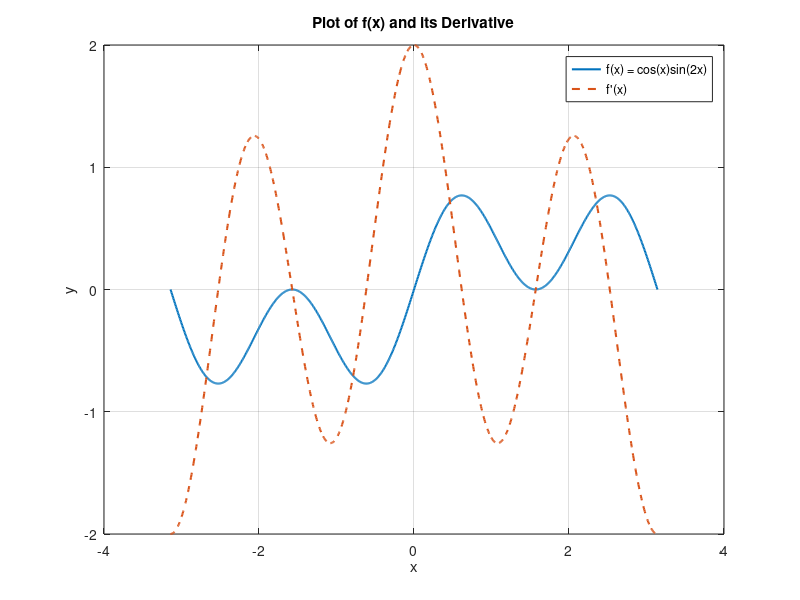

Write MATLAB code to recreate this figure.
% Define the range of x values
x = linspace(-pi, pi, 1000);

% Define the function f(x) and its derivative
f_x = cos(x) .* sin(2*x);
f_prime_x = gradient(f_x, x);  % Calculate the derivative

% Plot the function and its derivative
figure;
plot(x, f_x, 'LineWidth', 1.5, 'DisplayName', 'f(x) = cos(x)sin(2x)');
hold on;
plot(x, f_prime_x, '--', 'LineWidth', 1.5, 'DisplayName', "f'(x)");

% Add labels and legend
title('Plot of f(x) and its Derivative');
xlabel('x');
ylabel('y');
legend('Location', 'best');
grid on;
hold off;
